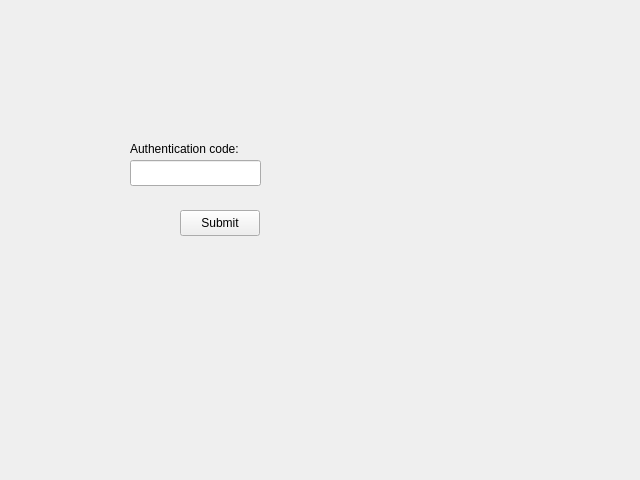
<?xml version="1.0" encoding="UTF-8"?>
<ui version="4.0">
 <class>authenticationCode</class>
 <widget class="QWidget" name="authenticationCode">
  <property name="geometry">
   <rect>
    <x>0</x>
    <y>0</y>
    <width>640</width>
    <height>480</height>
   </rect>
  </property>
  <property name="windowTitle">
   <string>Form</string>
  </property>
  <widget class="QLineEdit" name="codeTextbox">
   <property name="geometry">
    <rect>
     <x>130</x>
     <y>160</y>
     <width>131</width>
     <height>26</height>
    </rect>
   </property>
  </widget>
  <widget class="QLabel" name="label">
   <property name="geometry">
    <rect>
     <x>130</x>
     <y>140</y>
     <width>131</width>
     <height>18</height>
    </rect>
   </property>
   <property name="text">
    <string>Authentication code:</string>
   </property>
  </widget>
  <widget class="QPushButton" name="submitButton">
   <property name="geometry">
    <rect>
     <x>180</x>
     <y>210</y>
     <width>80</width>
     <height>26</height>
    </rect>
   </property>
   <property name="cursor">
    <cursorShape>PointingHandCursor</cursorShape>
   </property>
   <property name="text">
    <string>Submit</string>
   </property>
  </widget>
  <widget class="QLabel" name="authFailedLabel">
   <property name="geometry">
    <rect>
     <x>280</x>
     <y>140</y>
     <width>161</width>
     <height>71</height>
    </rect>
   </property>
   <property name="font">
    <font>
     <pointsize>12</pointsize>
     <bold>true</bold>
    </font>
   </property>
   <property name="text">
    <string/>
   </property>
   <property name="wordWrap">
    <bool>true</bool>
   </property>
  </widget>
 </widget>
 <resources/>
 <connections/>
</ui>
